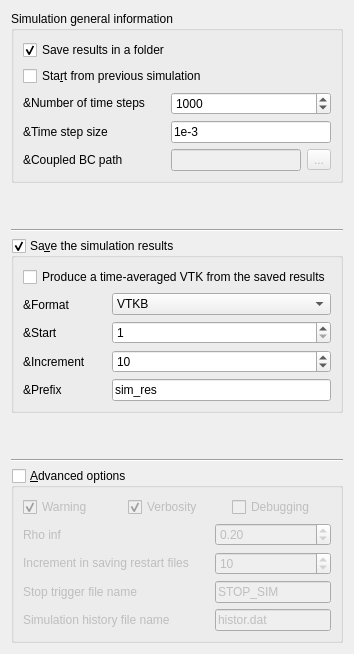
       <widget class="QWidget" name="pSPage3" native="true">
        <attribute name="label">
         <string>Solver Paramters</string>
        </attribute>
        <layout class="QGridLayout" name="gridLayout_58">
         <item row="0" column="0">
          <widget class="QGroupBox" name="groupBox_9">
           <property name="title">
            <string>Simulation general information</string>
           </property>
           <layout class="QGridLayout" name="gridLayout_52">
            <item row="0" column="0">
             <widget class="QCheckBox" name="procFolder">
              <property name="toolTip">
               <string>Continue the last simulation </string>
              </property>
              <property name="text">
               <string>Save results in a folder</string>
              </property>
              <property name="checked">
               <bool>true</bool>
              </property>
             </widget>
            </item>
            <item row="1" column="0">
             <widget class="QCheckBox" name="stFileFlag">
              <property name="toolTip">
               <string>Continue the last simulation </string>
              </property>
              <property name="text">
               <string>Sta&amp;rt from previous simulation</string>
              </property>
              <property name="checked">
               <bool>false</bool>
              </property>
             </widget>
            </item>
            <item row="2" column="0">
             <layout class="QGridLayout" name="gridLayout_43">
              <item row="0" column="0">
               <layout class="QGridLayout" name="gridLayout_30">
                <item row="1" column="0">
                 <widget class="QLabel" name="label_3">
                  <property name="sizePolicy">
                   <sizepolicy hsizetype="Minimum" vsizetype="Preferred">
                    <horstretch>0</horstretch>
                    <verstretch>0</verstretch>
                   </sizepolicy>
                  </property>
                  <property name="text">
                   <string>&amp;Number of time steps</string>
                  </property>
                 </widget>
                </item>
                <item row="2" column="0">
                 <widget class="QLabel" name="label_6">
                  <property name="sizePolicy">
                   <sizepolicy hsizetype="Minimum" vsizetype="Preferred">
                    <horstretch>0</horstretch>
                    <verstretch>0</verstretch>
                   </sizepolicy>
                  </property>
                  <property name="text">
                   <string>&amp;Time step size</string>
                  </property>
                 </widget>
                </item>
                <item row="3" column="0">
                 <widget class="QLabel" name="label_17">
                  <property name="sizePolicy">
                   <sizepolicy hsizetype="Minimum" vsizetype="Preferred">
                    <horstretch>0</horstretch>
                    <verstretch>0</verstretch>
                   </sizepolicy>
                  </property>
                  <property name="text">
                   <string>&amp;Coupled BC path</string>
                  </property>
                 </widget>
                </item>
                <item row="1" column="1">
                 <spacer name="horizontalSpacer_7">
                  <property name="orientation">
                   <enum>Qt::Horizontal</enum>
                  </property>
                  <property name="sizeType">
                   <enum>QSizePolicy::Fixed</enum>
                  </property>
                  <property name="sizeHint" stdset="0">
                   <size>
                    <width>20</width>
                    <height>20</height>
                   </size>
                  </property>
                 </spacer>
                </item>
               </layout>
              </item>
              <item row="0" column="1">
               <layout class="QGridLayout" name="gridLayout_34">
                <item row="0" column="0">
                 <widget class="QSpinBox" name="nTimeSteps">
                  <property name="sizePolicy">
                   <sizepolicy hsizetype="Expanding" vsizetype="Preferred">
                    <horstretch>0</horstretch>
                    <verstretch>0</verstretch>
                   </sizepolicy>
                  </property>
                  <property name="toolTip">
                   <string>Total number of time steps</string>
                  </property>
                  <property name="inputMethodHints">
                   <set>Qt::ImhDigitsOnly</set>
                  </property>
                  <property name="minimum">
                   <number>1</number>
                  </property>
                  <property name="maximum">
                   <number>9999999</number>
                  </property>
                  <property name="singleStep">
                   <number>100</number>
                  </property>
                  <property name="value">
                   <number>1000</number>
                  </property>
                 </widget>
                </item>
                <item row="1" column="0">
                 <widget class="QLineEdit" name="dt">
                  <property name="maximumSize">
                   <size>
                    <width>16777215</width>
                    <height>16777215</height>
                   </size>
                  </property>
                  <property name="toolTip">
                   <string>Time step size</string>
                  </property>
                  <property name="inputMethodHints">
                   <set>Qt::ImhDigitsOnly</set>
                  </property>
                  <property name="text">
                   <string>1e-3</string>
                  </property>
                 </widget>
                </item>
                <item row="2" column="0">
                 <layout class="QGridLayout" name="gridLayout_32"/>
                </item>
                <item row="3" column="0">
                 <layout class="QGridLayout" name="gridLayout_31">
                  <item row="0" column="0">
                   <widget class="QLineEdit" name="cplBC_path">
                    <property name="enabled">
                     <bool>false</bool>
                    </property>
                   </widget>
                  </item>
                  <item row="0" column="1">
                   <widget class="QToolButton" name="cplBC_path_brows">
                    <property name="enabled">
                     <bool>false</bool>
                    </property>
                    <property name="toolTip">
                     <string>Browse for cplBC dynamic library </string>
                    </property>
                    <property name="text">
                     <string>...</string>
                    </property>
                   </widget>
                  </item>
                 </layout>
                </item>
               </layout>
              </item>
             </layout>
            </item>
           </layout>
          </widget>
         </item>
         <item row="1" column="0">
          <spacer name="verticalSpacer">
           <property name="orientation">
            <enum>Qt::Vertical</enum>
           </property>
           <property name="sizeHint" stdset="0">
            <size>
             <width>20</width>
             <height>40</height>
            </size>
           </property>
          </spacer>
         </item>
         <item row="2" column="0">
          <widget class="Line" name="line">
           <property name="orientation">
            <enum>Qt::Horizontal</enum>
           </property>
          </widget>
         </item>
         <item row="3" column="0">
          <widget class="QGroupBox" name="saveResults_box">
           <property name="title">
            <string>Sa&amp;ve the simulation results</string>
           </property>
           <property name="flat">
            <bool>false</bool>
           </property>
           <property name="checkable">
            <bool>true</bool>
           </property>
           <layout class="QGridLayout" name="gridLayout_54">
            <item row="0" column="0">
             <widget class="QCheckBox" name="save_average">
              <property name="toolTip">
               <string>&lt;html&gt;&lt;head/&gt;&lt;body&gt;&lt;p&gt;Save a single file containing average of previously saved results&lt;/p&gt;&lt;/body&gt;&lt;/html&gt;</string>
              </property>
              <property name="text">
               <string>Produce a time-averaged VTK from the saved results</string>
              </property>
              <property name="checked">
               <bool>false</bool>
              </property>
             </widget>
            </item>
            <item row="1" column="0">
             <layout class="QGridLayout" name="gridLayout_39">
              <item row="0" column="0">
               <layout class="QGridLayout" name="gridLayout_37">
                <item row="0" column="0">
                 <widget class="QLabel" name="label_5">
                  <property name="sizePolicy">
                   <sizepolicy hsizetype="Fixed" vsizetype="Preferred">
                    <horstretch>0</horstretch>
                    <verstretch>0</verstretch>
                   </sizepolicy>
                  </property>
                  <property name="text">
                   <string>&amp;Format</string>
                  </property>
                 </widget>
                </item>
                <item row="1" column="0">
                 <widget class="QLabel" name="label_16">
                  <property name="sizePolicy">
                   <sizepolicy hsizetype="Fixed" vsizetype="Preferred">
                    <horstretch>0</horstretch>
                    <verstretch>0</verstretch>
                   </sizepolicy>
                  </property>
                  <property name="text">
                   <string>&amp;Start</string>
                  </property>
                 </widget>
                </item>
                <item row="2" column="0">
                 <layout class="QGridLayout" name="gridLayout_3">
                  <item row="0" column="0">
                   <widget class="QLabel" name="label_9">
                    <property name="sizePolicy">
                     <sizepolicy hsizetype="Fixed" vsizetype="Preferred">
                      <horstretch>0</horstretch>
                      <verstretch>0</verstretch>
                     </sizepolicy>
                    </property>
                    <property name="text">
                     <string>&amp;Increment</string>
                    </property>
                   </widget>
                  </item>
                  <item row="0" column="1">
                   <spacer name="horizontalSpacer_11">
                    <property name="orientation">
                     <enum>Qt::Horizontal</enum>
                    </property>
                    <property name="sizeType">
                     <enum>QSizePolicy::Fixed</enum>
                    </property>
                    <property name="sizeHint" stdset="0">
                     <size>
                      <width>20</width>
                      <height>20</height>
                     </size>
                    </property>
                   </spacer>
                  </item>
                 </layout>
                </item>
                <item row="3" column="0">
                 <widget class="QLabel" name="label_8">
                  <property name="sizePolicy">
                   <sizepolicy hsizetype="Fixed" vsizetype="Preferred">
                    <horstretch>0</horstretch>
                    <verstretch>0</verstretch>
                   </sizepolicy>
                  </property>
                  <property name="text">
                   <string>&amp;Prefix</string>
                  </property>
                 </widget>
                </item>
               </layout>
              </item>
              <item row="0" column="1">
               <layout class="QGridLayout" name="gridLayout_38">
                <item row="0" column="0">
                 <widget class="QComboBox" name="saveFormat">
                  <property name="sizePolicy">
                   <sizepolicy hsizetype="Expanding" vsizetype="Fixed">
                    <horstretch>0</horstretch>
                    <verstretch>0</verstretch>
                   </sizepolicy>
                  </property>
                  <property name="toolTip">
                   <string>The format of simulation results files</string>
                  </property>
                  <item>
                   <property name="text">
                    <string>VTKB</string>
                   </property>
                  </item>
                  <item>
                   <property name="text">
                    <string>VTK</string>
                   </property>
                  </item>
                  <item>
                   <property name="text">
                    <string>VTU</string>
                   </property>
                  </item>
                 </widget>
                </item>
                <item row="1" column="0">
                 <widget class="QSpinBox" name="start_saving_ts">
                  <property name="sizePolicy">
                   <sizepolicy hsizetype="Expanding" vsizetype="Fixed">
                    <horstretch>0</horstretch>
                    <verstretch>0</verstretch>
                   </sizepolicy>
                  </property>
                  <property name="toolTip">
                   <string>&lt;html&gt;&lt;head/&gt;&lt;body&gt;&lt;p&gt;Will start saving results after this time step&lt;/p&gt;&lt;/body&gt;&lt;/html&gt;</string>
                  </property>
                  <property name="minimum">
                   <number>1</number>
                  </property>
                  <property name="maximum">
                   <number>9999999</number>
                  </property>
                  <property name="singleStep">
                   <number>10</number>
                  </property>
                  <property name="value">
                   <number>1</number>
                  </property>
                 </widget>
                </item>
                <item row="2" column="0">
                 <widget class="QSpinBox" name="sIncr">
                  <property name="sizePolicy">
                   <sizepolicy hsizetype="Expanding" vsizetype="Fixed">
                    <horstretch>0</horstretch>
                    <verstretch>0</verstretch>
                   </sizepolicy>
                  </property>
                  <property name="toolTip">
                   <string>Increment in producing the simulation results files</string>
                  </property>
                  <property name="minimum">
                   <number>1</number>
                  </property>
                  <property name="maximum">
                   <number>9999999</number>
                  </property>
                  <property name="singleStep">
                   <number>5</number>
                  </property>
                  <property name="value">
                   <number>10</number>
                  </property>
                 </widget>
                </item>
                <item row="3" column="0">
                 <widget class="QLineEdit" name="saveName">
                  <property name="toolTip">
                   <string>Simulation results files name prefix </string>
                  </property>
                  <property name="inputMethodHints">
                   <set>Qt::ImhDigitsOnly</set>
                  </property>
                  <property name="inputMask">
                   <string extracomment="Only integers"/>
                  </property>
                  <property name="text">
                   <string>sim_res</string>
                  </property>
                 </widget>
                </item>
               </layout>
              </item>
             </layout>
            </item>
           </layout>
          </widget>
         </item>
         <item row="4" column="0">
          <spacer name="verticalSpacer_2">
           <property name="orientation">
            <enum>Qt::Vertical</enum>
           </property>
           <property name="sizeHint" stdset="0">
            <size>
             <width>20</width>
             <height>40</height>
            </size>
           </property>
          </spacer>
         </item>
         <item row="6" column="0">
          <widget class="Line" name="line_2">
           <property name="orientation">
            <enum>Qt::Horizontal</enum>
           </property>
          </widget>
         </item>
         <item row="7" column="0">
          <widget class="QGroupBox" name="groupBox_2">
           <property name="title">
            <string>&amp;Advanced options</string>
           </property>
           <property name="checkable">
            <bool>true</bool>
           </property>
           <property name="checked">
            <bool>false</bool>
           </property>
           <layout class="QGridLayout" name="gridLayout_57">
            <item row="0" column="0">
             <layout class="QGridLayout" name="gridLayout_29">
              <item row="0" column="0">
               <widget class="QCheckBox" name="warn">
                <property name="toolTip">
                 <string>Output warnings</string>
                </property>
                <property name="text">
                 <string>Warning</string>
                </property>
                <property name="checked">
                 <bool>true</bool>
                </property>
               </widget>
              </item>
              <item row="0" column="1">
               <widget class="QCheckBox" name="verb">
                <property name="toolTip">
                 <string>Output simulation status</string>
                </property>
                <property name="text">
                 <string>Verbosity</string>
                </property>
                <property name="checked">
                 <bool>true</bool>
                </property>
               </widget>
              </item>
              <item row="0" column="2">
               <widget class="QCheckBox" name="debug">
                <property name="toolTip">
                 <string>&lt;html&gt;&lt;head/&gt;&lt;body&gt;&lt;p&gt;Output debugging information&lt;/p&gt;&lt;/body&gt;&lt;/html&gt;</string>
                </property>
                <property name="text">
                 <string>Debugging</string>
                </property>
                <property name="checked">
                 <bool>false</bool>
                </property>
               </widget>
              </item>
             </layout>
            </item>
            <item row="1" column="0">
             <layout class="QGridLayout" name="gridLayout_28">
              <item row="0" column="0">
               <layout class="QGridLayout" name="gridLayout_23">
                <item row="0" column="0">
                 <widget class="QLabel" name="label_10">
                  <property name="sizePolicy">
                   <sizepolicy hsizetype="Minimum" vsizetype="Preferred">
                    <horstretch>0</horstretch>
                    <verstretch>0</verstretch>
                   </sizepolicy>
                  </property>
                  <property name="text">
                   <string>Rho inf</string>
                  </property>
                 </widget>
                </item>
                <item row="1" column="0">
                 <layout class="QGridLayout" name="gridLayout_2">
                  <item row="0" column="0">
                   <widget class="QLabel" name="label_22">
                    <property name="sizePolicy">
                     <sizepolicy hsizetype="Fixed" vsizetype="Preferred">
                      <horstretch>0</horstretch>
                      <verstretch>0</verstretch>
                     </sizepolicy>
                    </property>
                    <property name="text">
                     <string>Increment in saving restart files</string>
                    </property>
                   </widget>
                  </item>
                  <item row="0" column="1">
                   <spacer name="horizontalSpacer_12">
                    <property name="orientation">
                     <enum>Qt::Horizontal</enum>
                    </property>
                    <property name="sizeType">
                     <enum>QSizePolicy::Fixed</enum>
                    </property>
                    <property name="sizeHint" stdset="0">
                     <size>
                      <width>20</width>
                      <height>20</height>
                     </size>
                    </property>
                   </spacer>
                  </item>
                 </layout>
                </item>
                <item row="2" column="0">
                 <widget class="QLabel" name="label_11">
                  <property name="sizePolicy">
                   <sizepolicy hsizetype="Minimum" vsizetype="Preferred">
                    <horstretch>0</horstretch>
                    <verstretch>0</verstretch>
                   </sizepolicy>
                  </property>
                  <property name="text">
                   <string>Stop trigger file name</string>
                  </property>
                 </widget>
                </item>
                <item row="3" column="0">
                 <widget class="QLabel" name="label_12">
                  <property name="sizePolicy">
                   <sizepolicy hsizetype="Minimum" vsizetype="Preferred">
                    <horstretch>0</horstretch>
                    <verstretch>0</verstretch>
                   </sizepolicy>
                  </property>
                  <property name="text">
                   <string>Simulation history file name</string>
                  </property>
                 </widget>
                </item>
               </layout>
              </item>
              <item row="0" column="1">
               <layout class="QGridLayout" name="gridLayout_25">
                <item row="0" column="0">
                 <widget class="QDoubleSpinBox" name="rhoInf">
                  <property name="sizePolicy">
                   <sizepolicy hsizetype="Minimum" vsizetype="Preferred">
                    <horstretch>0</horstretch>
                    <verstretch>0</verstretch>
                   </sizepolicy>
                  </property>
                  <property name="toolTip">
                   <string>Spectral radius of infinite time step size</string>
                  </property>
                  <property name="maximum">
                   <double>1.000000000000000</double>
                  </property>
                  <property name="singleStep">
                   <double>0.100000000000000</double>
                  </property>
                  <property name="value">
                   <double>0.200000000000000</double>
                  </property>
                 </widget>
                </item>
                <item row="1" column="0">
                 <widget class="QSpinBox" name="stFileIncr">
                  <property name="sizePolicy">
                   <sizepolicy hsizetype="Expanding" vsizetype="Fixed">
                    <horstretch>0</horstretch>
                    <verstretch>0</verstretch>
                   </sizepolicy>
                  </property>
                  <property name="toolTip">
                   <string>&lt;html&gt;&lt;head/&gt;&lt;body&gt;&lt;p&gt;Increment in saving files that can be used later on to restart the simulation&lt;/p&gt;&lt;/body&gt;&lt;/html&gt;</string>
                  </property>
                  <property name="minimum">
                   <number>1</number>
                  </property>
                  <property name="maximum">
                   <number>9999999</number>
                  </property>
                  <property name="singleStep">
                   <number>5</number>
                  </property>
                  <property name="value">
                   <number>10</number>
                  </property>
                 </widget>
                </item>
                <item row="2" column="0">
                 <widget class="QLineEdit" name="stopTrigName">
                  <property name="sizePolicy">
                   <sizepolicy hsizetype="Expanding" vsizetype="Preferred">
                    <horstretch>0</horstretch>
                    <verstretch>0</verstretch>
                   </sizepolicy>
                  </property>
                  <property name="toolTip">
                   <string>Name of the temporary file used to stop the simulation</string>
                  </property>
                  <property name="inputMethodHints">
                   <set>Qt::ImhDigitsOnly</set>
                  </property>
                  <property name="inputMask">
                   <string extracomment="Only integers"/>
                  </property>
                  <property name="text">
                   <string>STOP_SIM</string>
                  </property>
                 </widget>
                </item>
                <item row="3" column="0">
                 <widget class="QLineEdit" name="histName">
                  <property name="sizePolicy">
                   <sizepolicy hsizetype="Expanding" vsizetype="Preferred">
                    <horstretch>0</horstretch>
                    <verstretch>0</verstretch>
                   </sizepolicy>
                  </property>
                  <property name="toolTip">
                   <string>Name of the file for storing the simulation output status</string>
                  </property>
                  <property name="inputMethodHints">
                   <set>Qt::ImhDigitsOnly</set>
                  </property>
                  <property name="inputMask">
                   <string extracomment="Only integers"/>
                  </property>
                  <property name="text">
                   <string>histor.dat</string>
                  </property>
                 </widget>
                </item>
               </layout>
              </item>
             </layout>
            </item>
           </layout>
          </widget>
         </item>
        </layout>
        <zorder>groupBox_9</zorder>
        <zorder>line_2</zorder>
        <zorder>line</zorder>
        <zorder>groupBox_2</zorder>
        <zorder>saveResults_box</zorder>
       </widget>
